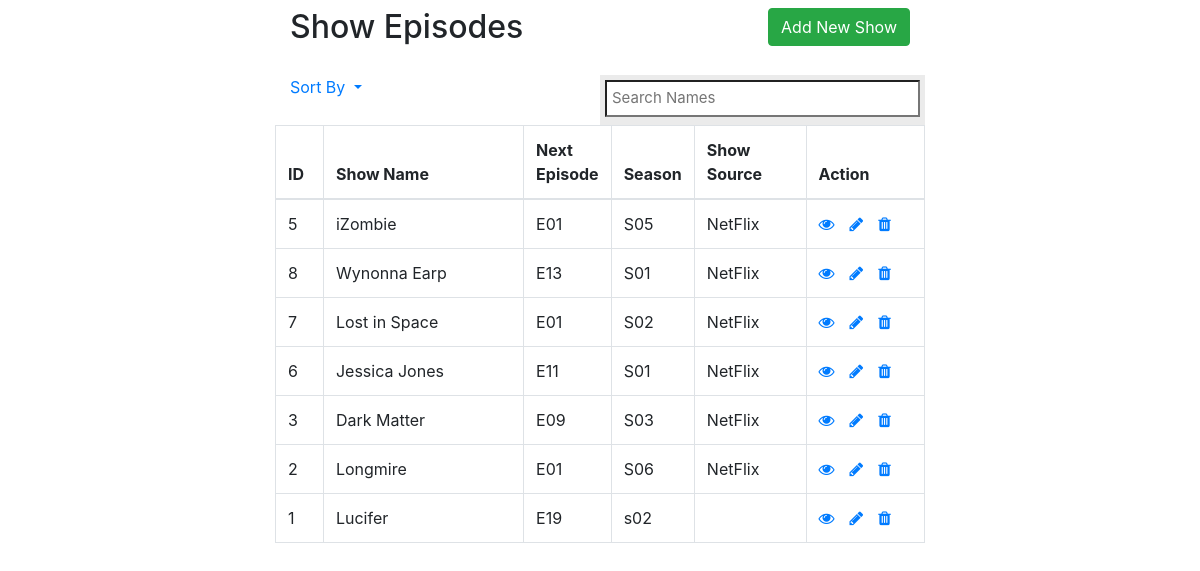
The page / on the database its author committed.
### tables this page shows
CREATE TABLE `tvEpisodes` (
  `ID` int(11) NOT NULL AUTO_INCREMENT,
  `ShowName` char(40) NOT NULL,
  `NextEpisode` char(5) NOT NULL,
  `Season` char(5) NOT NULL,
  `ShowSource` char(30) NOT NULL,
  `ModifiedDate` timestamp NOT NULL DEFAULT CURRENT_TIMESTAMP ON UPDATE CURRENT_TIMESTAMP,
  PRIMARY KEY (`ID`),
  KEY `ShowName` (`ShowName`)
);

### index.php (the view, shortened to what this page needs)
<!DOCTYPE html>
<html lang="en">
<head>
	<link
		rel="stylesheet" href="https://stackpath.bootstrapcdn.com/bootstrap/4.1.1/css/bootstrap.min.css"
>
	<link href="https://maxcdn.bootstrapcdn.com/font-awesome/4.7.0/css/font-awesome.min.css" rel="stylesheet">
	<link href="style.css" rel="stylesheet">
</head>
<body>
    <div class="wrapper">
        <div class="container-fluid">
			<div class="row" style="height: 75px;">
				<div class="pt-2 col-sm-6">
					<div class="page-header clearfix">
						<h2 class="pull-left">Show Episodes</h2>
					</div>
				</div>
				<div class="pt-2 col-sm-6">
					<a href="create.php" class="btn btn-success pull-right">Add New Show</a>
				</div>
			</div>
           <div class="row" style="height: 50px;">
					<div class="col-sm-6">
					   <div class="dropdown">
					        <a data-target="#" href="index.php" data-toggle="dropdown" class="dropdown-toggle">Sort By <b class="caret"></b></a>
					    </div>
					</div>
					<div class="col-sm-6" id="content">
						<input type="search" name="keyword" placeholder="Search Names" id="searchbox">
					</div>
				</div>
				<div class="row">
              <?php
              if(isset($_GET["sortfield"]) && !empty(trim($_GET["sortfield"]))){
              	$sortField = trim($_GET["sortfield"]);
              } else {
              	$sortField = "ModifiedDate DESC";
              }
              require_once 'config.php';
              $sql = "SELECT * FROM tvEpisodes ORDER BY ". $sortField ;
              if($result = $mysqli->query($sql)){
                  if($result->num_rows > 0){
                      echo "<table class='table table-bordered table-hover'>";
                          echo "<thead>";
                              echo "<tr>";
                                  echo "<th style='width: 8%'>ID</th>";
                                  echo "<th style='width: 40%'>Show Name</th>";
                                  echo "<th style='width: 5%'>Next Episode</th>";
                                  echo "<th style='width: 5%'>Season</th>";
                                  echo "<th style='width: 20%'>Show Source</th>";
                                  echo "<th style='width: 22%'>Action</th>";
                              echo "</tr>";
                          echo "</thead>";
                          echo "<tbody>";
                          while($row = $result->fetch_array()){
                              echo "<tr>";
                                  echo "<td>" . $row['ID'] . "</td>";
                                  echo "<td>" . $row['ShowName'] . "</td>";
                                  echo "<td>" . $row['NextEpisode'] . "</td>";
                                  echo "<td>" . $row['Season'] . "</td>";
                                  echo "<td>" . $row['ShowSource'] . "</td>";
                                  echo "<td>";
                                      echo "<a href='read.php?ID=". $row['ID'] ."' title='View Record' data-toggle='tooltip'><span class='fa fa-eye'></span></a>";
                                      echo "<a href='update.php?ID=". $row['ID'] ."' title='Update Record' data-toggle='tooltip'><span class='fa fa-pencil'></span></a>";
                                      echo "<a href='delete.php?ID=". $row['ID'] ."' title='Delete Record' data-toggle='tooltip'><span class='fa fa-trash'></span></a>";
                                  echo "</td>";
                              echo "</tr>";
                          }
                          echo "</tbody>";
                      echo "</table>";
                  } else{
                      echo "<p class='lead'><em>No records were found.</em></p>";
                  }
              } else{
                  echo "ERROR: Could not able to execute $sql. " . $mysqli->error;
              }
              ?>
            </div>
			</div>
    </div>
</body>
</html>

### style.css (style rules this page uses)
#content { height: auto; background: #ebebeb; width: 40%; padding:5px; box-sizing: border-box; }
#content input { width: 100%; font-size:15px; color: #424242; padding:5px; }

### index.php (style rules this page uses)
.wrapper { width: 650px; margin: 0 auto; }
.page-header h2 { margin-top: 0; }
table tr td:last-child a { margin-right: 15px; }

### rows shown on the page
tvepisodes: ID "5", ShowName "iZombie", NextEpisode "E01", Season "S05", ShowSource "NetFlix"
tvepisodes: ID "8", ShowName "Wynonna Earp", NextEpisode "E13", Season "S01", ShowSource "NetFlix"
tvepisodes: ID "7", ShowName "Lost in Space", NextEpisode "E01", Season "S02", ShowSource "NetFlix"
tvepisodes: ID "6", ShowName "Jessica Jones", NextEpisode "E11", Season "S01", ShowSource "NetFlix"
tvepisodes: ID "3", ShowName "Dark Matter", NextEpisode "E09", Season "S03", ShowSource "NetFlix"
tvepisodes: ID "2", ShowName "Longmire", NextEpisode "E01", Season "S06", ShowSource "NetFlix"
tvepisodes: ID "1", ShowName "Lucifer", NextEpisode "E19", Season "s02"
